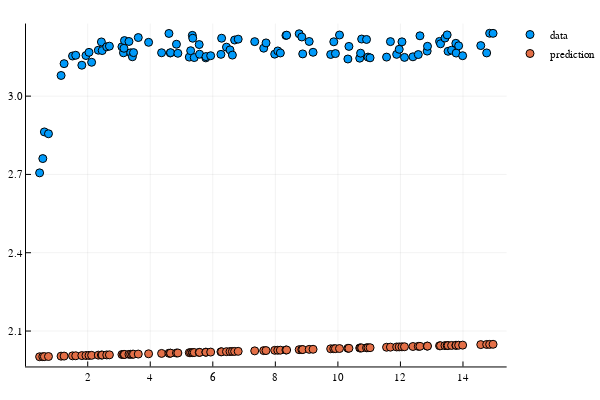

Notebook cell for this chart:
### Markdown cell above
### Neural Network Model

### Code cell
# neural network model
model = Chain(Dense(1,50,relu), Dense(50,100,relu), Dense(100,1))

# ODE solver for the neural network model and initial model parameters
n_ode = NeuralODE(model, tspan, Tsit5(), saveat=t)
Φ = n_ode.p

# prediction for given initial condition
ũ(Φ) = n_ode(u0,Φ)

# plot of the data and the (untrained) neural ODE prediction
plotsol(u, ũ(Φ))

### Figure 1 — Plotly figure (JSON) as saved in the notebook; plotly's stock layout.template omitted (floating-point values rounded to 4 significant figures)
{"data": [{"colorbar": {"title": ""}, "legendgroup": "data", "marker": {"color": "rgba(0, 154, 250, 1.000)", "line": {"color": "rgba(0, 0, 0, 1.000)", "width": 1}, "size": 8, "symbol": "circle"}, "mode": "markers", "name": "data", "showlegend": true, "type": "scatter", "x": [0.4617, 0.5636, 0.6142, 0.7449, 1.148, 1.245, 1.515, 1.617, 1.812, 1.944, 2.041, 2.125, 2.338, 2.437, 2.462, 2.608, 2.694, 3.094, 3.143, 3.159, 3.175, 3.32, 3.374, 3.429, 3.465, 3.617, 3.947, 4.362, 4.597, 4.641, 4.649, 4.838, 4.883, 5.248, 5.292, 5.345, 5.359, 5.406, 5.565, 5.578, 5.776, 5.782, 5.932, 6.26, 6.282, 6.437, 6.55, 6.626, 6.698, 6.811, 7.34, 7.628, 7.702, 7.98, 8.078, 8.161, 8.339, 8.362, 8.762, 8.847, 8.875, 9.083, 9.206, 9.77, 9.869, 9.921, 10.05, 10.32, 10.35, 10.7, 10.73, 10.76, 10.92, 10.96, 11.03, 11.56, 11.68, 11.88, 11.96, 12.05, 12.13, 12.4, 12.57, 12.62, 12.85, 12.87, 13.25, 13.28, 13.42, 13.49, 13.52, 13.64, 13.77, 13.78, 13.86, 13.99, 14.57, 14.76, 14.85, 14.96], "xaxis": "x1", "y": [2.706, 2.761, 2.863, 2.856, 3.079, 3.124, 3.154, 3.157, 3.118, 3.156, 3.168, 3.13, 3.176, 3.208, 3.175, 3.189, 3.191, 3.189, 3.166, 3.183, 3.213, 3.209, 3.166, 3.151, 3.167, 3.224, 3.206, 3.166, 3.24, 3.165, 3.167, 3.199, 3.164, 3.149, 3.174, 3.233, 3.222, 3.148, 3.198, 3.161, 3.147, 3.152, 3.155, 3.16, 3.222, 3.188, 3.177, 3.157, 3.215, 3.218, 3.209, 3.184, 3.204, 3.161, 3.173, 3.165, 3.232, 3.234, 3.239, 3.227, 3.162, 3.209, 3.168, 3.16, 3.208, 3.163, 3.234, 3.142, 3.191, 3.145, 3.165, 3.219, 3.217, 3.15, 3.147, 3.15, 3.209, 3.16, 3.179, 3.208, 3.148, 3.151, 3.159, 3.231, 3.173, 3.191, 3.21, 3.201, 3.222, 3.235, 3.172, 3.176, 3.202, 3.165, 3.193, 3.155, 3.194, 3.165, 3.241, 3.241], "yaxis": "y1", "zmax": null, "zmin": null}, {"colorbar": {"title": ""}, "legendgroup": "prediction", "marker": {"color": "rgba(227, 111, 71, 1.000)", "line": {"color": "rgba(0, 0, 0, 1.000)", "width": 1}, "size": 8, "symbol": "circle"}, "mode": "markers", "name": "prediction", "showlegend": true, "type": "scatter", "x": [0.4617, 0.5636, 0.6142, 0.7449, 1.148, 1.245, 1.515, 1.617, 1.812, 1.944, 2.041, 2.125, 2.338, 2.437, 2.462, 2.608, 2.694, 3.094, 3.143, 3.159, 3.175, 3.32, 3.374, 3.429, 3.465, 3.617, 3.947, 4.362, 4.597, 4.641, 4.649, 4.838, 4.883, 5.248, 5.292, 5.345, 5.359, 5.406, 5.565, 5.578, 5.776, 5.782, 5.932, 6.26, 6.282, 6.437, 6.55, 6.626, 6.698, 6.811, 7.34, 7.628, 7.702, 7.98, 8.078, 8.161, 8.339, 8.362, 8.762, 8.847, 8.875, 9.083, 9.206, 9.77, 9.869, 9.921, 10.05, 10.32, 10.35, 10.7, 10.73, 10.76, 10.92, 10.96, 11.03, 11.56, 11.68, 11.88, 11.96, 12.05, 12.13, 12.4, 12.57, 12.62, 12.85, 12.87, 13.25, 13.28, 13.42, 13.49, 13.52, 13.64, 13.77, 13.78, 13.86, 13.99, 14.57, 14.76, 14.85, 14.96], "xaxis": "x1", "y": [2.002, 2.002, 2.002, 2.002, 2.004, 2.004, 2.005, 2.005, 2.006, 2.006, 2.007, 2.007, 2.008, 2.008, 2.008, 2.009, 2.009, 2.01, 2.01, 2.01, 2.01, 2.011, 2.011, 2.011, 2.011, 2.012, 2.013, 2.014, 2.015, 2.015, 2.015, 2.016, 2.016, 2.017, 2.017, 2.017, 2.018, 2.018, 2.018, 2.018, 2.019, 2.019, 2.019, 2.02, 2.021, 2.021, 2.021, 2.022, 2.022, 2.022, 2.024, 2.025, 2.025, 2.026, 2.026, 2.027, 2.027, 2.027, 2.029, 2.029, 2.029, 2.03, 2.03, 2.032, 2.032, 2.033, 2.033, 2.034, 2.034, 2.035, 2.035, 2.035, 2.036, 2.036, 2.036, 2.038, 2.038, 2.039, 2.039, 2.04, 2.04, 2.041, 2.041, 2.041, 2.042, 2.042, 2.044, 2.044, 2.044, 2.044, 2.044, 2.045, 2.045, 2.045, 2.046, 2.046, 2.048, 2.049, 2.049, 2.049], "yaxis": "y1", "zmax": null, "zmin": null}], "layout": {"annotations": [], "height": 400, "legend": {"bgcolor": "rgba(255, 255, 255, 1.000)", "bordercolor": "rgba(0, 0, 0, 1.000)", "font": {"color": "rgba(0, 0, 0, 1.000)", "family": "sans-serif", "size": 11}, "tracegroupgap": 0, "x": 1, "y": 1}, "margin": {"b": 20, "l": 0, "r": 0, "t": 20}, "paper_bgcolor": "rgba(255, 255, 255, 1.000)", "plot_bgcolor": "rgba(255, 255, 255, 1.000)", "showlegend": true, "width": 600, "xaxis": {"anchor": "y1", "domain": [0.05101, 0.9934], "gridcolor": "rgba(0, 0, 0, 0.100)", "gridwidth": 0.5, "linecolor": "rgba(0, 0, 0, 1.000)", "mirror": false, "range": [0.02666, 15.4], "showgrid": true, "showline": true, "showticklabels": true, "tickangle": 0, "tickcolor": "rgb(0, 0, 0)", "tickfont": {"color": "rgba(0, 0, 0, 1.000)", "family": "sans-serif", "size": 11}, "tickmode": "array", "ticks": "inside", "ticktext": ["2", "4", "6", "8", "10", "12", "14"], "tickvals": [2, 4, 6, 8, 10, 12, 14], "title": "", "titlefont": {"color": "rgba(0, 0, 0, 1.000)", "family": "sans-serif", "size": 15}, "type": "-", "visible": true, "zeroline": false, "zerolinecolor": "rgba(0, 0, 0, 1.000)"}, "yaxis": {"anchor": "x1", "domain": [0.03762, 0.9902], "gridcolor": "rgba(0, 0, 0, 0.100)", "gridwidth": 0.5, "linecolor": "rgba(0, 0, 0, 1.000)", "mirror": false, "range": [1.964, 3.278], "showgrid": true, "showline": true, "showticklabels": true, "tickangle": 0, "tickcolor": "rgb(0, 0, 0)", "tickfont": {"color": "rgba(0, 0, 0, 1.000)", "family": "sans-serif", "size": 11}, "tickmode": "array", "ticks": "inside", "ticktext": ["2.1", "2.4", "2.7", "3.0"], "tickvals": [2.1, 2.4, 2.7, 3], "title": "", "titlefont": {"color": "rgba(0, 0, 0, 1.000)", "family": "sans-serif", "size": 15}, "type": "-", "visible": true, "zeroline": false, "zerolinecolor": "rgba(0, 0, 0, 1.000)"}}}
